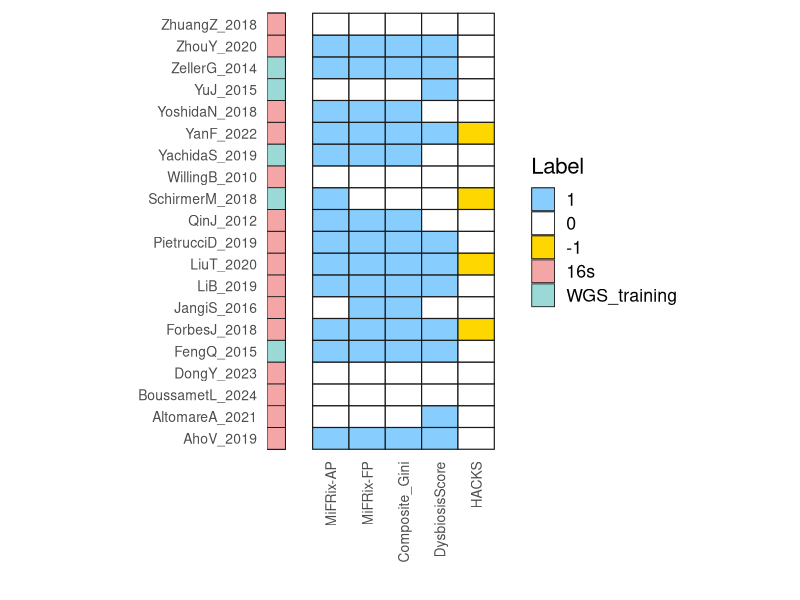
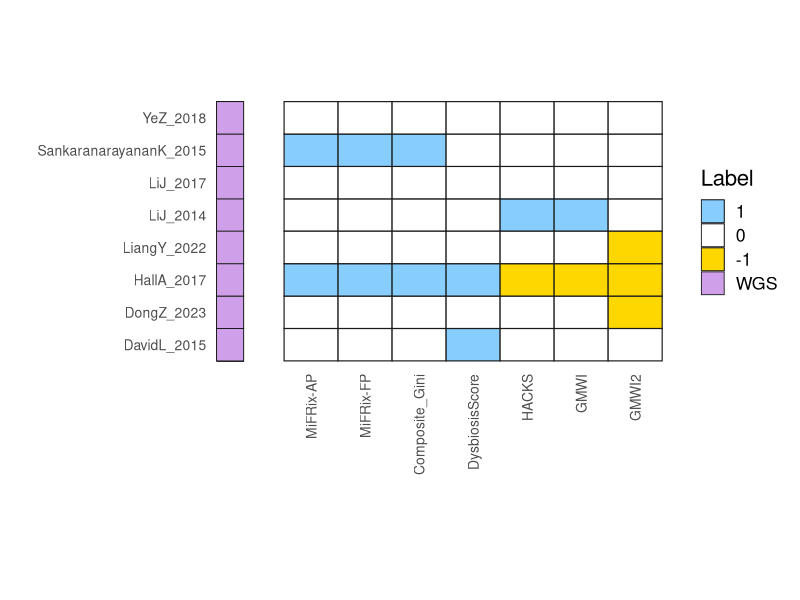

Here is the R script that generated these plots, in order: (Note: this script raises an error after producing the figures.)
#Man-whitney heatmaps
setwd("G:\\My Drive\\metaQR_FIRST_DRAFT\\MifRix_Manuscript\\AnalysisData\\AM_MM_Comparison_ComparativeValidation\\Figure3_heatmaps_MifRix\\")

library(openxlsx)
library(reshape2)
library(ggplot2)
library(dplyr)

alpha <- 0.05

############################################################
# 1 Load Mann–Whitney results
############################################################

MW_medianDir <- read.xlsx("mann_whitney_results_gini_composite_score_with_MifRix.xlsx", sheet = 1, rowNames = TRUE)
MW_meanDir   <- read.xlsx("mann_whitney_results_gini_composite_score_with_MifRix.xlsx", sheet = 2, rowNames = TRUE)
MW_pvalue    <- read.xlsx("mann_whitney_results_gini_composite_score_with_MifRix.xlsx", sheet = 3, rowNames = TRUE)

############################################################
# 2 Clean p-values
############################################################

MW_pvalue_num <- MW_pvalue
MW_pvalue_num[MW_pvalue_num == "#NA"] <- NA

MW_pvalue_num <- as.data.frame(
  lapply(MW_pvalue_num, as.numeric),
  row.names = rownames(MW_pvalue)
)

############################################################
# 3 Combine direction + significance
############################################################

combined_meandir <- ifelse(
  is.na(as.matrix(MW_meanDir)),
  NA,
  ifelse(
    as.matrix(MW_pvalue_num) <= alpha,
    as.matrix(MW_meanDir),
    0
  )
)

combined_meandir <- as.data.frame(combined_meandir)
rownames(combined_meandir) <- rownames(MW_meanDir)

combined_mediandir <- ifelse(
  is.na(as.matrix(MW_medianDir)),
  NA,
  ifelse(
    as.matrix(MW_pvalue_num) <= alpha,
    as.matrix(MW_medianDir),
    0
  )
)

combined_mediandir <- as.data.frame(combined_mediandir)
rownames(combined_mediandir) <- rownames(MW_medianDir)

############################################################
# 4 Column order
############################################################

new_order <- c(
  "MiFRix-AP",
  "MiFRix-FP",
  "Composite_Gini",
  "DysbiosisScore",
  "HACKS",
  "GMWI",
  "GMWI2"
)

combined_meandir   <- combined_meandir[, new_order]
combined_mediandir <- combined_mediandir[, new_order]

############################################################
# 5 Load study metadata
############################################################

study_meta <- read.xlsx("study_list_SHAP_MW_heatmap.xlsx")

colnames(study_meta) <- c("Study","seq_type")

############################################################
# 6 Filter only required studies
############################################################

combined_meandir   <- combined_meandir[study_meta$Study, ]
combined_mediandir <- combined_mediandir[study_meta$Study, ]

############################################################
# sanity check
############################################################

setdiff(study_meta$Study, rownames(combined_meandir))

############################################################
# 7 Split study groups
############################################################

studies_16s_train <- study_meta %>%
  filter(seq_type %in% c("16s","WGS_training"))

studies_wgs <- study_meta %>%
  filter(seq_type == "WGS")

############################################################
# 8 Color palettes
############################################################

heatmap_colors <- c(
  "1"  = "skyblue1",
  "0"  = "white",
  "-1" = "gold1"
)

seq_colors <- c(
  "16s" = "#F4A6A6",
  "WGS" = "#CFA0E9",
  "WGS_training" = "#9AD9D5"
)

############################################################
# 9 Heatmap plotting function
############################################################

plot_mw_heatmap <- function(df, meta_df, metrics, filename){
  
  df <- df[meta_df$Study, metrics]
  
  mw_melt <- melt(as.matrix(df),
                  varnames = c("Study","Metric"),
                  value.name = "Rank")
  
  mw_melt$Label <- ifelse(is.na(mw_melt$Rank),"@",as.character(mw_melt$Rank))
  
  mw_melt <- left_join(mw_melt, meta_df, by=c("Study"))
  
  p <- ggplot(mw_melt, aes(x=Metric, y=Study)) +
    
    geom_tile(aes(fill=Label),
              color="gray10",
              linewidth=0.4) +
    
    geom_tile(aes(x=-0.5, fill=seq_type),
              width=0.5,
              color = "gray10",
              linewidth = 0.3,
              show.legend=TRUE) +
    
    scale_fill_manual(values=c(heatmap_colors,seq_colors),
                      breaks=c(names(heatmap_colors),names(seq_colors))) +
    
    coord_fixed(ratio=0.6) +
    
    theme_minimal(base_size=16) +
    
    theme(
      axis.text.x=element_text(angle=90,vjust=0.5,hjust=1,size=10),
      axis.text.y=element_text(size=10),
      panel.grid=element_blank(),
      legend.position="right"
    ) +
    
    labs(x="",y="")
  
  ggsave(filename,p,height=7,width=5)
}

############################################################
# 10 Define metric groups
############################################################

metrics_4 <- c(
  "MiFRix-AP",
  "MiFRix-FP",
  "Composite_Gini",
  "DysbiosisScore",
  "HACKS"
)

metrics_6 <- c(
  "MiFRix-AP",
  "MiFRix-FP",
  "Composite_Gini",
  "DysbiosisScore",
  "HACKS",
  "GMWI",
  "GMWI2"
)

############################################################
# 11 Generate heatmaps
############################################################

plot_mw_heatmap(
  combined_meandir,
  studies_16s_train,
  metrics_4,
  "MW_meandir_16s.pdf"
)

plot_mw_heatmap(
  combined_meandir,
  studies_wgs,
  metrics_6,
  "MW_meandir_WGS.pdf"
)


##########################################################################################
#SHAP heatmaps


library(openxlsx)
library(reshape2)
library(ggplot2)
library(dplyr)

############################################################
# Load study metadata
############################################################

study_meta <- read.xlsx("study_list_SHAP_MW_heatmap.xlsx")

colnames(study_meta) <- c("Study","seq_type")

############################################################
# Load SHAP rank sheets
############################################################

shap_without <- read.xlsx(
  "SHAP_Ranks_By_Study.xlsx",
  sheet="No_GMWI_Ranks"
)

shap_with <- read.xlsx(
  "SHAP_Ranks_By_Study.xlsx",
  sheet="Complete_Ranks"
)

############################################################
# Set study_name as rownames
############################################################

rownames(shap_without) <- shap_without$study_name
rownames(shap_with) <- shap_with$study_name

shap_without$study_name <- NULL
shap_with$study_name <- NULL

############################################################
# Function to convert Rank columns -> metric matrix
############################################################

convert_rank_matrix <- function(df, metrics){
  
  result <- matrix(
    NA,
    nrow=nrow(df),
    ncol=length(metrics),
    dimnames=list(rownames(df),metrics)
  )
  
  for(i in 1:nrow(df)){
    
    row_vals <- as.character(df[i,])
    
    for(j in 1:length(row_vals)){
      
      metric <- row_vals[j]
      
      if(metric %in% metrics){
        result[i,metric] <- j
      }
    }
  }
  
  result <- as.data.frame(result)
  
  return(result)
}

############################################################
# Define metric sets
############################################################

metrics4 <- c(
  "MiFRix-AP",
  "MiFRix-FP",
  "Composite_Gini",
  "DysbiosisScore",
  "HACKS"
)

metrics6 <- c(
  "MiFRix-AP",
  "MiFRix-FP",
  "Composite_Gini",
  "DysbiosisScore",
  "HACKS",
  "GMWI",
  "GMWI2"
)

############################################################
# Convert matrices
############################################################

shap_matrix_without <- convert_rank_matrix(
  shap_without,
  metrics4
)

shap_matrix_with <- convert_rank_matrix(
  shap_with,
  metrics6
)

############################################################
# Order studies using study list
############################################################

# find common studies
common_without <- intersect(study_meta$MW_SHAP_study_name, rownames(shap_matrix_without))
common_with <- intersect(study_meta$MW_SHAP_study_name, rownames(shap_matrix_with))

# reorder according to study_meta order
ordered_without <- study_meta$MW_SHAP_study_name[study_meta$MW_SHAP_study_name %in% common_without]
ordered_with <- study_meta$MW_SHAP_study_name[study_meta$MW_SHAP_study_name %in% common_with]

# subset matrices
shap_matrix_without <- shap_matrix_without[ordered_without, ]
shap_matrix_with <- shap_matrix_with[ordered_with, ]

#sanity
setdiff(study_meta$MW_SHAP_study_name, rownames(shap_matrix_without))
setdiff(study_meta$MW_SHAP_study_name, rownames(shap_matrix_with))
any(is.na(shap_matrix_without))

############################################################
# Color palettes
############################################################

rank_colors <- c(
  "1" = "steelblue2",  # light blue
  "2" = "#90EE90",  # light green
  "3" = "#FFFACD",  # peach puff
  "4" = "#E6E6FA",  # lavender
  "5" = "#FFB6C1",  # light pink
  "6" = "tomato3"
)


seq_colors <- c(
  "16s"="#F4A6A6",
  "WGS"="#CFA0E9",
  "WGS_training"="#9AD9D5"
)

############################################################
# Heatmap plotting function
############################################################

plot_shap_heatmap <- function(df, meta_df, filename){
  
  melt_df <- melt(
    as.matrix(df),
    varnames = c("Study", "Metric"),
    value.name = "Rank"
  )
  
  melt_df$Label <- as.character(melt_df$Rank)
  
  melt_df <- left_join(
    melt_df,
    meta_df,
    by = c("Study" = "MW_SHAP_study_name")
  )
  
  p <- ggplot(
    melt_df,
    aes(x = Metric, y = Study)
  ) +
    
    geom_tile(
      aes(fill = Label),
      color = "gray10",
      linewidth = 0.4
    ) +
    
    geom_text(
      aes(label = Label),
      size = 2.7
    ) +
    
    geom_tile(
      aes(x = -0.55, fill = seq_type),
      width = 0.45,
      color = "gray10",
      linewidth = 0.3
    ) +
    
    scale_fill_manual(
      values = c(rank_colors, seq_colors)
    ) +
    
    coord_fixed(ratio = 0.6) +
    
    theme_minimal(base_size = 16) +
    
    theme(
      axis.text.x = element_text(
        angle = 90,
        vjust = 0.5,
        hjust = 1,
        size = 10
      ),
      axis.text.y = element_text(size = 10),
      panel.grid = element_blank(),
      legend.position = "right"
    ) +
    
    labs(
      x = "",
      y = ""
    )
  
  ggsave(
    filename,
    p,
    height = 7,
    width = 5
  )
}

############################################################
# Generate SHAP heatmaps
############################################################

plot_shap_heatmap(
  shap_matrix_without,
  study_meta,
  "SHAP_heatmap_16S.pdf")

plot_shap_heatmap(
  shap_matrix_with,
  study_meta,
  "SHAP_heatmap_WGS.pdf")
